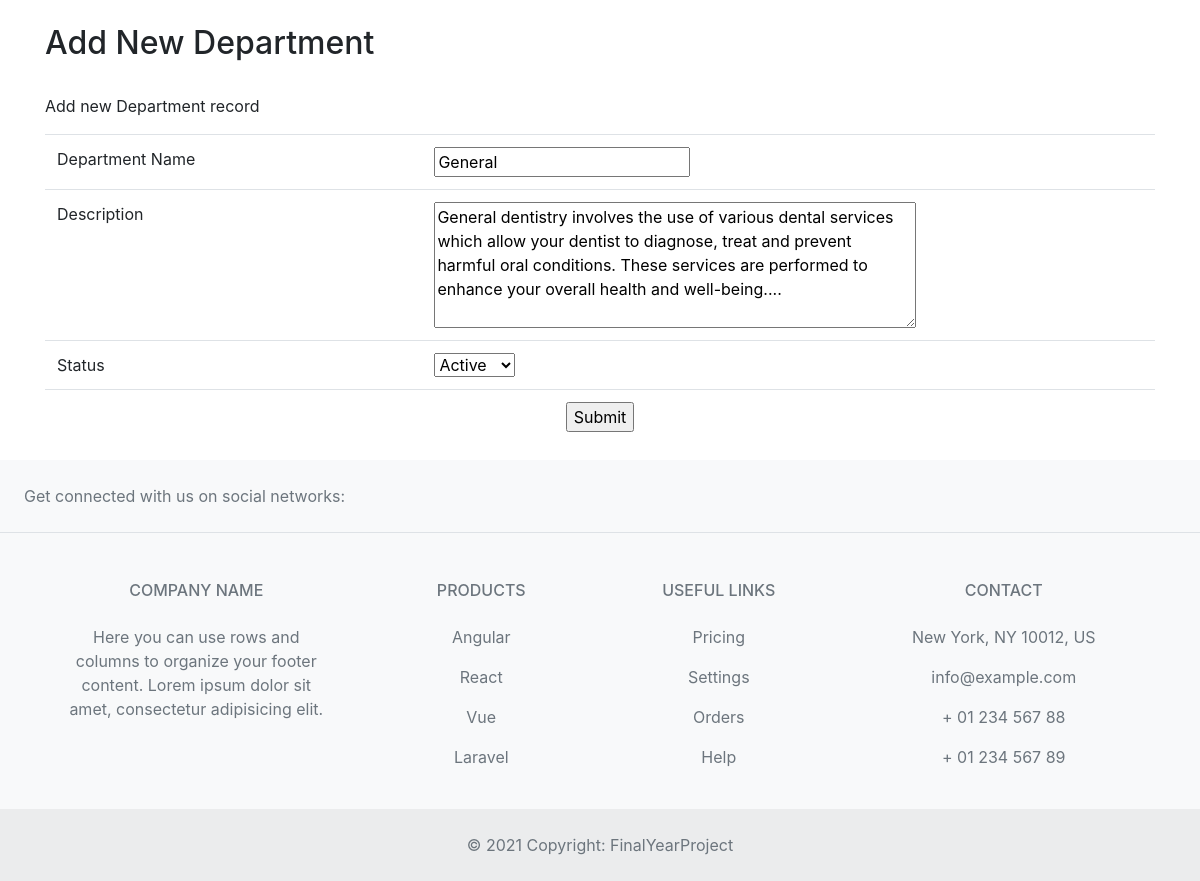
Page /department.php?editid=1 on the committed database.
### tables this page shows
CREATE TABLE `department` (
  `departmentid` int(10) NOT NULL,
  `departmentname` varchar(100) NOT NULL,
  `description` text NOT NULL,
  `status` varchar(10) NOT NULL
);

### department.php (the view, shortened to what this page needs)
<?php
include("headers.php");
if (isset($_GET['editid'])) {
	$sql = "SELECT * FROM department WHERE departmentid='$_GET[editid]' ";
	$qsql = mysqli_query($con, $sql);
	$rsedit = mysqli_fetch_array($qsql);
}
?>
<div class="container">
	<br>
	<h2>Add New Department </h2>
	<br>
	<p>Add new Department record</p>
	<form method="post" action="" name="frmdept" onSubmit="return validateform()">
		<table class="table">
			<tbody>
				<tr>
					<td width="34%">Department Name</td>
					<td width="66%"><input type="text" name="departmentname" id="departmentname" value="<?php echo $rsedit['departmentname']; ?>" /></td>
				</tr>
				<tr>
					<td>Description</td>
					<td><textarea name="textarea" id="textarea" cols="45" rows="5"><?php echo $rsedit['description']; ?></textarea></td>
				</tr>
				<tr>
					<td>Status</td>
					<td> <select name="select" id="select">
							<?php
							$arr = array("Active", "Inactive");
							foreach ($arr as $val) {
								if ($val == $rsedit['status']) {
									echo "<option value='$val' selected>$val</option>";
								} else {
									echo "<option value='$val'>$val</option>";
								}
							}
							?>
						</select></td>
				</tr>
				<tr>
					<td colspan="2" align="center"><input type="submit" name="submit" id="submit" value="Submit" /></td>
				</tr>
			</tbody>
		</table>
	</form>
 </div>
<?php
include("footers.php");
?>

### rows in the picture
department: departmentname "General", textarea "General dentistry involves the use of various dental services which allow your dentist to diagnose, treat and prevent harmful oral conditions. These services are performed to enhance your overall health and well-being....", select "Active"
